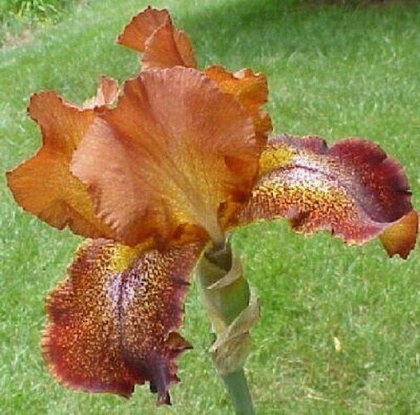
%> input picture images/image_0463.jpg, 420 x 415 px, shrunk from 506 x 500 before the run
$ octave test.m   (GNU Octave 9; MATLAB toolbox functions it lacks are replaced by stand-ins)
%> lines starting %> are read from the running program, lines starting %| are printed output that depends on the picture
clear
close all
clc
%-------------读取图像-------------
image=imread('images/image_0463.jpg');
%> image is the input picture: size 415x420x3 uint8; mean R, G, B 145.9, 134, 74

%----------------对输入图像预处理---------------
%转换色彩空间到L * a * b *空间
cform = makecform('srgb2lab');
lab_i = applycform(image,cform);
%> lab_i: size 415x420x3 uint8; mean of channels 1, 2, 3 144.5, 127.5, 162.7
figure(1)
subplot(1,2,1)
imshow(lab_i)
title('预处理后的图像')

% 选择合适的通道进行分割
aisle = 2;
norm_max = 0;
for i = 1:3
    [HIST,~] = histcounts(lab_i(:,:,i),0:1:255, 'Normalization','pdf');
    [pks,locs] =findpeaks(HIST,'minpeakdistance',20,'minpeakheight',0.014);
    tt = max(locs) - min(locs);
    if(tt > norm_max)
        norm_max = tt;
        aisle = i;
    end
end
%> this loop made 3 passes
%> (pks, locs, tt, norm_max) on pass 2: ([0.0605 0.0244], [106 157], 51, 51)
%> (pks, locs, tt) on passes 1, 3: (0.0155, 161, 0), (0.0607, 164, 0)
%> after the loop, aisle = 2
image_g = lab_i(:,:,aisle);
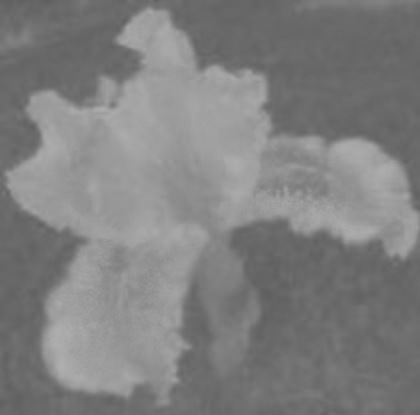
%> image_g: size 415x420 uint8; min 94, max 175, mean 127.5
image_g = double(image_g);
%> image_g: size 415x420 double
%中值滤波
%> (the run ends here)

$ run again, with images/image_0407.jpg copied over images/image_0463.jpg
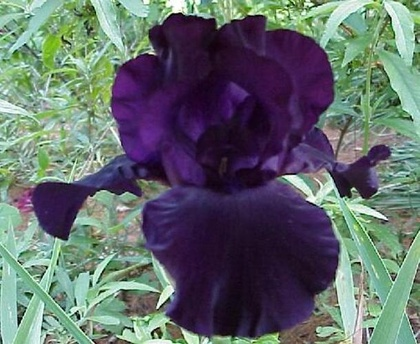
%> input picture images/image_0407.jpg, 420 x 344 px, shrunk from 610 x 500 before the run
%> image is the input picture: size 344x420x3 uint8; mean R, G, B 98.1, 106.8, 107.2
%> lab_i: size 344x420x3 uint8; mean of channels 1, 2, 3 110.7, 126.7, 125.8
%> the loop `for i = 1:3` made 3 passes
%> (pks, locs, tt, norm_max) on pass 2: ([0.0328 0.0316], [109 144], 35, 35)
%> after the loop `for i = 1:3`: aisle = 2
%> `image_g = lab_i(:,:,aisle);`:
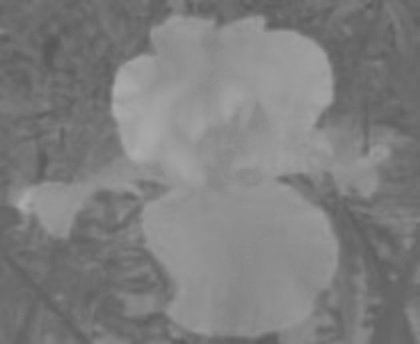
%> image_g: size 344x420 uint8; min 88, max 172, mean 126.7

$ run again, with images/image_0462.jpg copied over images/image_0463.jpg
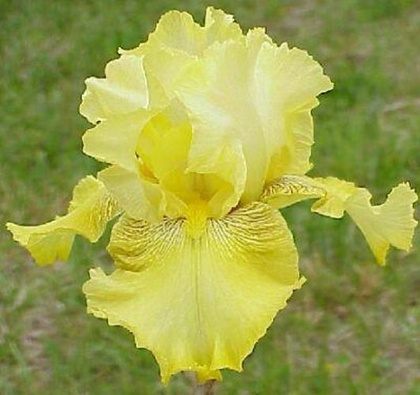
%> input picture images/image_0462.jpg, 420 x 395 px, shrunk from 531 x 500 before the run
%> image is the input picture: size 395x420x3 uint8; mean R, G, B 154.8, 161.1, 73.9
%> lab_i: size 395x420x3 uint8; mean of channels 1, 2, 3 163.4, 116.6, 170.7
%> the loop `for i = 1:3` made 3 passes
%> (pks, locs, tt, norm_max) on pass 1: ([0.0207 0.015], [127 217], 90, 90)
%> after the loop `for i = 1:3`: aisle = 1
%> `image_g = lab_i(:,:,aisle);`:
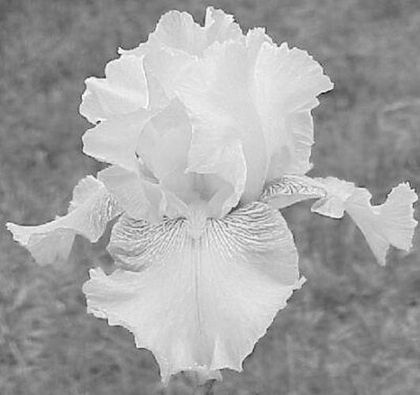
%> image_g: size 395x420 uint8; min 13, max 252, mean 163.4

$ run again, with images/image_0464.jpg copied over images/image_0463.jpg
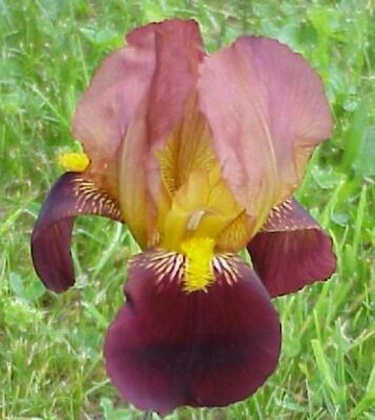
%> input picture images/image_0464.jpg, 375 x 420 px, shrunk from 500 x 560 before the run
%> image is the input picture: size 420x375x3 uint8; mean R, G, B 143.3, 136.3, 87.7
%> lab_i: size 420x375x3 uint8; mean of channels 1, 2, 3 145.1, 126.6, 154.8
%> the loop `for i = 1:3` made 3 passes
%> (pks, locs, tt, norm_max) on pass 2: ([0.0339 0.0227], [104 156], 52, 52)
%> after the loop `for i = 1:3`: aisle = 2
%> `image_g = lab_i(:,:,aisle);`:
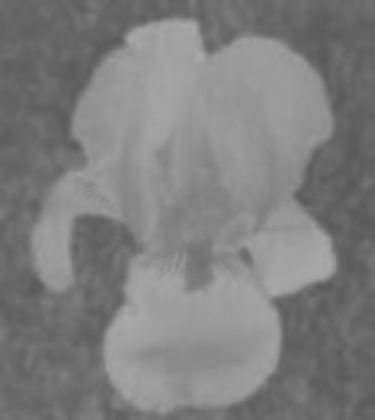
%> image_g: size 420x375 uint8; min 88, max 170, mean 126.6
